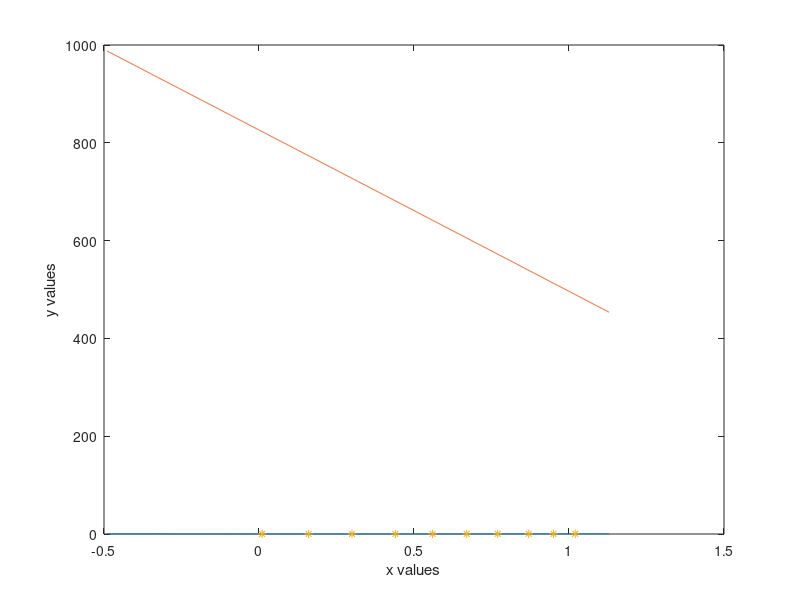

Here is the MATLAB script that generated this plot:
clear all;
clc;
%given values
x=[1.02 0.95 0.87 0.77 0.67 0.56 0.44 0.30 0.16 0.01]';%x
y=[0.39 0.32 0.27 0.22 0.18 0.15 0.13 0.12 0.13 0.15]';%y
z=[1,1,1,1,1,1,1,1,1,1]';

%perturb the input data
n=length(x);
xpert=x+(rand([n,1])*0.01-0.005);
ypert=y+(rand([n,1])*0.01-0.005);
%obtain A and f such taht Ax=f
A=[ypert.^2,xpert.*ypert,xpert,ypert,z];
f=xpert.^2;

%solve the least square solution
%this solution gives coefficients of ellipse
sol=A\f; % sol=[a b c d e]'
%coefficients
a=sol(1);
b=sol(2);
c=sol(3);
d=sol(4);
e=sol(5);
%obtain boundry of x1 parameter from solve(B^2-4aC)
x1=-0.4897:0.001:1.1302;
%ellipse
B=b*x1+d;
C=e+c*x1-x1.^2;
y1=(-B+sqrt(B.^2-4*a*C))/(2*a); % lower part of ellipse
y2=(-B-sqrt(B.^2-4*a*C))/(2*a); % upper part of ellipse
%plot ellipse and x,y valuse on the same figure
plot(x1,y1)
xlabel('x values');
ylabel('y values');
hold on
plot(x1,y2);
plot(x,y,'*');

n=length(x);
x_per=x+(rand([n,1])*0.01-0.005);
y_per=y+(rand([n,1])*0.01-0.005);